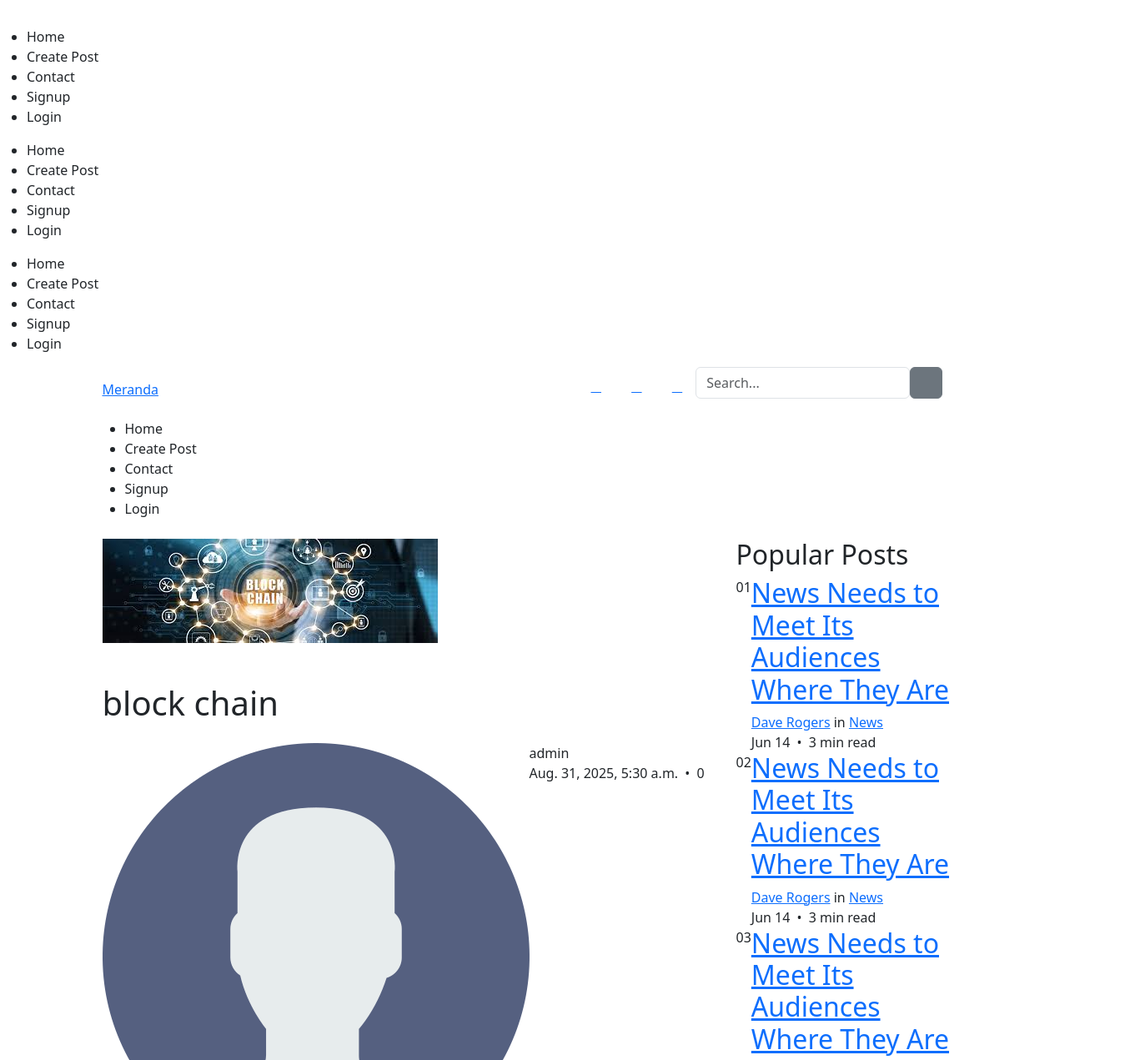
Page /detail/block-chain/ (upper part) on the earlier database version.
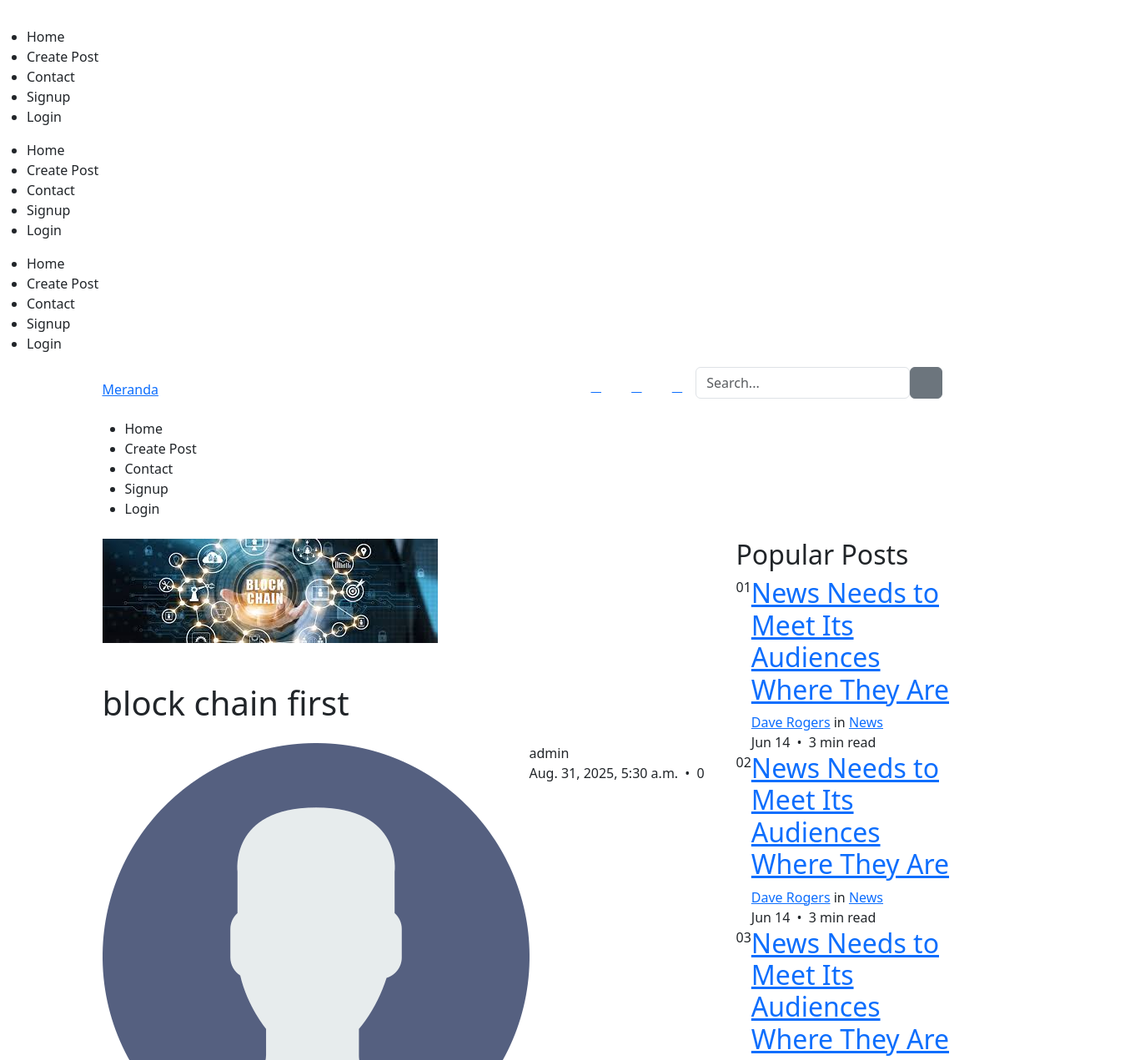
Same page on the later database version.
### api/models.py (models this page shows, shortened)
class Blog(models.Model):
    author = models.ForeignKey(Author,on_delete=models.CASCADE)
    title = models.CharField(max_length=250)
    slug = models.SlugField(null=True,blank=True,unique=True)
    content = models.TextField()
    created_at = models.DateTimeField(auto_now_add=True)
    updated_at = models.DateTimeField(auto_now_add=True)
    image = models.ImageField(upload_to='thumbnail',blank=True,null=True)
    published = models.BooleanField(default=False)
    categories = models.ManyToManyField(Categories)
    read = models.IntegerField(default=0)

class Author(models.Model):
    user = models.OneToOneField(User,on_delete=models.CASCADE)
    image = models.ImageField(upload_to="thumbnail/", default="thumbnail/user.png")
    rate = models.IntegerField(default=0)

### api/views.py (the view)
# urls.py: path('detail/<slug:slug>/',detail_view,name='detail'),
def detail_view(request,slug):
    blog = Blog.objects.get(slug = slug, published=True)
    return render(request,'api/blog-single.html',{'blog':blog})

### api/context_processors.py (called while the page is built)
def author_context(request):
    if request.user.is_authenticated:
        try:
            return {'current_author':Author.objects.get(user=request.user)}
        except Author.DoesNotExist:
            return {'current_author':None}
    return {'current_author':None}

### api/templates/api/blog-single.html (shortened to what this page needs)
{% extends "api/base.html" %}
{% load static %}
{% block content %}
    <div class="site-section">
      <div class="container">
        <div class="row">
          <div class="col-lg-8 single-content">
            <p class="mb-5">
              <img src="{{blog.image.url}}" alt="Image" class="img-fluid">
            </p>
            <h1 class="mb-4">
              {{blog.title}}
            </h1>
            <div class="post-meta d-flex mb-5">
              <div class="bio-pic mr-3">
                <img src="{{blog.author.image.url}}" alt="Image" class="img-fluidid">
              </div>
              <div class="vcard">
                <span class="d-block">{{blog.author.user.username}}</span>
                <span class="date-read">{{blog.created_at}} <span class="mx-1">&bullet;</span> {{blog.read}}<span class="icon-star2"></span></span>
              </div>
            </div>
          </div>
          <div class="col-lg-3 ml-auto">
            <div class="section-title">
              <h2>Popular Posts</h2>
            </div>
            <div class="trend-entry d-flex">
              <div class="number align-self-start">01</div>
              <div class="trend-contents">
                <h2><a href="blog-single.html">News Needs to Meet Its Audiences Where They Are</a></h2>
                <div class="post-meta">
                  <span class="d-block"><a href="#">Dave Rogers</a> in <a href="#">News</a></span>
                  <span class="date-read">Jun 14 <span class="mx-1">&bullet;</span> 3 min read <span class="icon-star2"></span></span>
                </div>
              </div>
            </div>
            <div class="trend-entry d-flex">
              <div class="number align-self-start">02</div>
              <div class="trend-contents">
                <h2><a href="blog-single.html">News Needs to Meet Its Audiences Where They Are</a></h2>
                <div class="post-meta">
                  <span class="d-block"><a href="#">Dave Rogers</a> in <a href="#">News</a></span>
                  <span class="date-read">Jun 14 <span class="mx-1">&bullet;</span> 3 min read <span class="icon-star2"></span></span>
                </div>
              </div>
            </div>
            <div class="trend-entry d-flex">
              <div class="number align-self-start">03</div>
              <div class="trend-contents">
                <h2><a href="blog-single.html">News Needs to Meet Its Audiences Where They Are</a></h2>
              </div>
            </div>
          </div>
        </div>
      </div>
    </div>
{% endblock content %}

Differences in the rows shown:
changed Blog "admin": title "block chain" → "block chain first"
